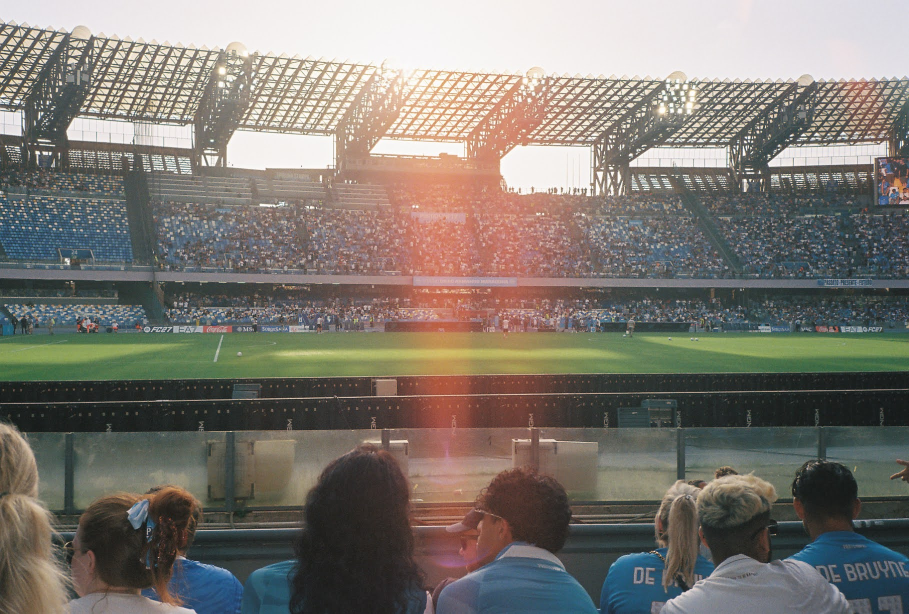
#> input picture samples/naples_stadium_crowd_01.jpg, 1818 x 1228 px (shown at 1/2 size)
$ python -i leak_map.py   (imports and definitions only)
#> lines starting #> are read from the running program, lines starting #| are printed output that depends on the picture; after the words box and inside, x2 and y2 are one past the last pixel; in counts of white or black regions, pixels touching at a corner belong together
import numpy as np
from scipy.ndimage import gaussian_filter, median_filter, label, binary_dilation
from .core import GAMMA

EIGHT_CONNECTED = np.ones((3, 3), bool)


def warm_excess_map(rgb):
    dom = gaussian_filter(rgb ** (1 / GAMMA), (2, 2, 0))
    red_over_blue = dom[..., 0] - dom[..., 2]
    green_over_blue = dom[..., 1] - dom[..., 2]
    return np.clip(red_over_blue - 0.5 * green_over_blue, 0, None)


def tile_means(values, tile):
    H, W = values.shape
    ny, nx = int(np.ceil(H / tile)), int(np.ceil(W / tile))
    grid = np.zeros((ny, nx))
    for ty in range(ny):
        for tx in range(nx):
            grid[ty, tx] = values[ty * tile:(ty + 1) * tile, tx * tile:(tx + 1) * tile].mean()
    return grid


def excess_above_background(grid, background_tiles=9):
    local_median = median_filter(grid, size=background_tiles, mode="nearest")
    background = np.minimum(local_median, np.median(grid))
    return np.clip(grid - background, 0, None)


def component_containing(mask, seed):
    labels, _ = label(mask, structure=EIGHT_CONNECTED)
    return labels == labels[seed]


def grow_components(excess, min_excess, peak_fraction=0.3, tail_fraction=0.25):
    assigned = np.zeros(excess.shape, bool)
    components = []
    for flat_index in np.argsort(excess, axis=None)[::-1]:
        seed = np.unravel_index(flat_index, excess.shape)
        if excess[seed] <= min_excess: break
        if assigned[seed]: continue
        core_tiles = component_containing((excess >= peak_fraction * excess[seed]) & ~assigned, seed)
        tail_tiles = binary_dilation(core_tiles, EIGHT_CONNECTED) & (excess > tail_fraction * min_excess) & ~assigned
        member = core_tiles | tail_tiles
        assigned |= member
        components.append(member)
    return components


def component_box(member, excess, tile, shape):
    H, W = shape[:2]
    rows, cols = np.nonzero(member)
    x0, x1 = int(cols.min()) * tile, min(W, (int(cols.max()) + 1) * tile)
    y0, y1 = int(rows.min()) * tile, min(H, (int(rows.max()) + 1) * tile)
    return (x0, x1, y0, y1, float(excess[member].max()))


def propose_boxes(rgb, tile=64, min_tiles=4, min_excess=0.05, background_tiles=9):
    excess = excess_above_background(tile_means(warm_excess_map(rgb), tile), background_tiles)
    components = [m for m in grow_components(excess, min_excess) if m.sum() >= min_tiles]
    return sorted((component_box(m, excess, tile, rgb.shape) for m in components), key=lambda b: -b[4])

>>> import cv2
>>> picture = cv2.imread('../samples/naples_stadium_crowd_01.jpg')
#> picture is the input picture: shape (1228, 1818, 3); mean B, G, R 113.5, 120.7, 125.6
>>> result = propose_boxes(picture)
#> in warm_excess_map, `dom = gaussian_filter(rgb ** (1 / GAMMA), (2, 2, 0))`:
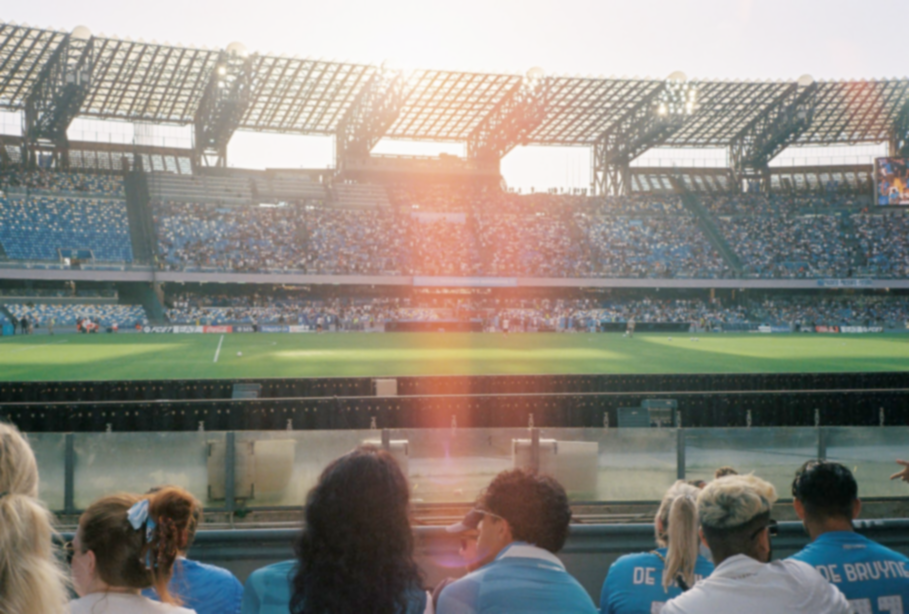
#> dom: shape (1228, 1818, 3) float64 (shown at 1/2 size); mean B, G, R 8.29, 8.54, 8.63; drawn with min black and max white
#> in warm_excess_map, `green_over_blue = dom[..., 1] - dom[..., 2]`:
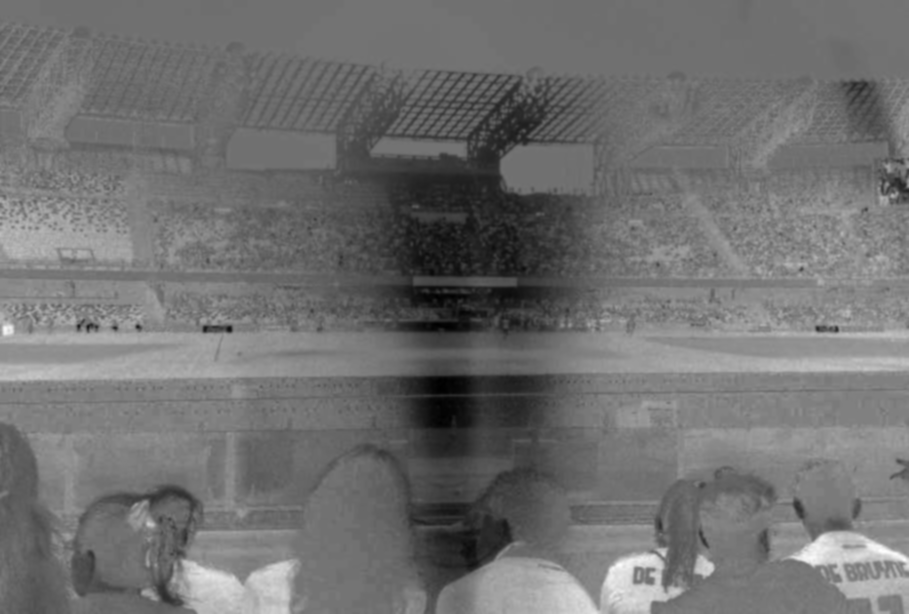
#> green_over_blue: shape (1228, 1818) float64 (shown at 1/2 size); min -2.86, max 3.41, mean -0.0865; drawn with min black and max white
#> in warm_excess_map, `return np.clip(red_over_blue - 0.5 * green_over_blue, 0, None)`:
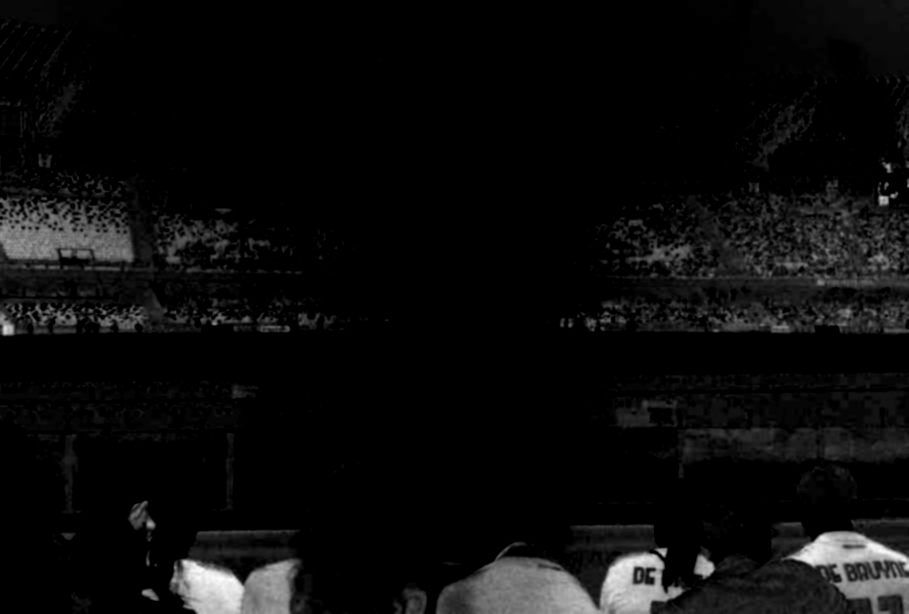
#> returned value: shape (1228, 1818) float64 (shown at 1/2 size); min 0, max 3.01, mean 0.143; drawn with min black and max white
#> in tile_means, `H, W = values.shape`: H = 1228; W = 1818
#> in tile_means, `ny, nx = int(np.ceil(H / tile)), int(np.ceil(W / tile))`: ny = 20; nx = 29
#> in excess_above_background, `background = np.minimum(local_median, np.median(grid))`:
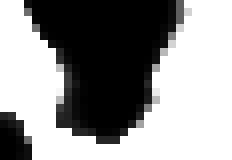
#> background: shape (20, 29) float64 (shown 8 times larger); min 0, max 0.0157, mean 0.00904; drawn with min black and max white
#> the loop in grow_components, `for flat_index in np.argsort(excess, axis=None)[::-1]:` made 214 passes
#> (flat_index, seed) on passes 1 to 3: (528, (18, 6)), (541, (18, 19)), (529, (18, 7))
#> pass 1, in grow_components, `tail_tiles = binary_dilation(core_tiles, EIGHT_CONNECTED) & (excess > ..`:
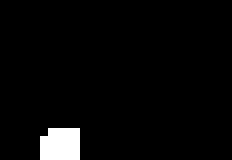
#> tail_tiles: shape (20, 29) bool (shown 8 times larger); 3.3% white; 1 white region (1 under 20 px)
#> after the loop in grow_components, `for flat_index in np.argsort(excess, axis=None)[::-1]:`: assigned: shape (20, 29) bool; 46% white; 5 white regions (2 under 20 px), largest, box (x1, y1, x2, y2) and area: (12, 0, 29, 20) 166, (0, 2, 11, 11) 58, (4, 15, 10, 20) 23
#> after the loop in grow_components, `for flat_index in np.argsort(excess, axis=None)[::-1]:`:
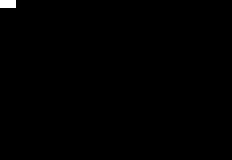
#> core_tiles: shape (20, 29) bool (shown 8 times larger); 0.34% white in thin lines or dots, all inside (x1, y1, x2, y2) = (0, 0, 2, 1)
#> after the loop in grow_components, `for flat_index in np.argsort(excess, axis=None)[::-1]:`: components = 19 items
#> in propose_boxes, `components = [m for m in grow_components(excess, min_excess) if m.sum(..`: components = 14 items
#> in component_box, `rows, cols = np.nonzero(member)`: rows = 19 values from 16 to 19; cols = 19 values, max 9 at index 3, min 5 at index 4, mean 7.11
#> in component_box, `x0, x1 = int(cols.min()) * tile, min(W, (int(cols.max()) + 1) * tile)`: x0 = 320; x1 = 640
#> in component_box, `y0, y1 = int(rows.min()) * tile, min(H, (int(rows.max()) + 1) * tile)`: y0 = 1024; y1 = 1228
#> in component_box (call 2), `rows, cols = np.nonzero(member)`: member: shape (20, 29) bool; 5% white; 1 white region, box (x1, y1, x2, y2) and area: (13, 16, 22, 20) 29
#> in component_box (call 3), `rows, cols = np.nonzero(member)`: member: shape (20, 29) bool; 3.4% white; 1 white region, box (x1, y1, x2, y2) and area: (24, 15, 29, 20) 20
#> in component_box (call 4), `rows, cols = np.nonzero(member)`: member: shape (20, 29) bool; 3.3% white; 1 white region (1 under 20 px)
#> in component_box (call 5), `rows, cols = np.nonzero(member)`: member: shape (20, 29) bool; 9.8% white; 1 white region, box (x1, y1, x2, y2) and area: (19, 5, 29, 12) 57
#> in component_box (call 6), `rows, cols = np.nonzero(member)`: member: shape (20, 29) bool; 4.7% white in thin lines or dots, all inside (x1, y1, x2, y2) = (0, 6, 9, 11)
#> in component_box (call 7), `rows, cols = np.nonzero(member)`: member: shape (20, 29) bool; 1.2% white in thin lines or dots, all inside (x1, y1, x2, y2) = (22, 17, 25, 20)
#> in component_box (call 8), `rows, cols = np.nonzero(member)`: member: shape (20, 29) bool; 4.8% white; 1 white region, box (x1, y1, x2, y2) and area: (19, 12, 29, 15) 28
#> in component_box (call 9), `rows, cols = np.nonzero(member)`: member: shape (20, 29) bool; 2.4% white; 1 white region (1 under 20 px)
#> in component_box (call 10), `rows, cols = np.nonzero(member)`: member: shape (20, 29) bool; 1% white in thin lines or dots, all inside (x1, y1, x2, y2) = (8, 9, 11, 11)
#> in component_box (call 11), `rows, cols = np.nonzero(member)`: member: shape (20, 29) bool; 0.69% white in thin lines or dots, all inside (x1, y1, x2, y2) = (17, 9, 20, 11)
#> in component_box (call 12), `rows, cols = np.nonzero(member)`: member: shape (20, 29) bool; 0.86% white in thin lines or dots, all inside (x1, y1, x2, y2) = (23, 2, 26, 5)
#> in component_box (call 13), `rows, cols = np.nonzero(member)`: member: shape (20, 29) bool; 1% white in thin lines or dots, all inside (x1, y1, x2, y2) = (0, 2, 3, 5)
#> in component_box (call 14), `rows, cols = np.nonzero(member)`: rows = [12, 12, 12, 12, 12, 12, 13, 13, 13, 13, 13, 14, 14, 15, 16]; cols = [0, 1, 2, 3, 4, 5, 1, 2, 3, 4, 5, 1, 2, 2, 2]
#> in component_box (call 14), `rows, cols = np.nonzero(member)`:
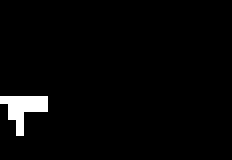
#> member: shape (20, 29) bool (shown 8 times larger); 2.6% white in thin lines or dots, all inside (x1, y1, x2, y2) = (0, 12, 6, 17)
#> in component_box (call 14), `x0, x1 = int(cols.min()) * tile, min(W, (int(cols.max()) + 1) * tile)`: x1 = 384
#> in component_box (call 14), `y0, y1 = int(rows.min()) * tile, min(H, (int(rows.max()) + 1) * tile)`: y0 = 768; y1 = 1088
#> result = 14 items, first 6: (320, 640, 1024, 1228, 2.48), (832, 1408, 1024, 1228, 2.15), (1536, 1818, 960, 1228, 1.67), (0, 320, 320, 576, 1.39), (1216, 1818, 320, 768, 0.684), (0, 576, 384, 704, 0.407)
